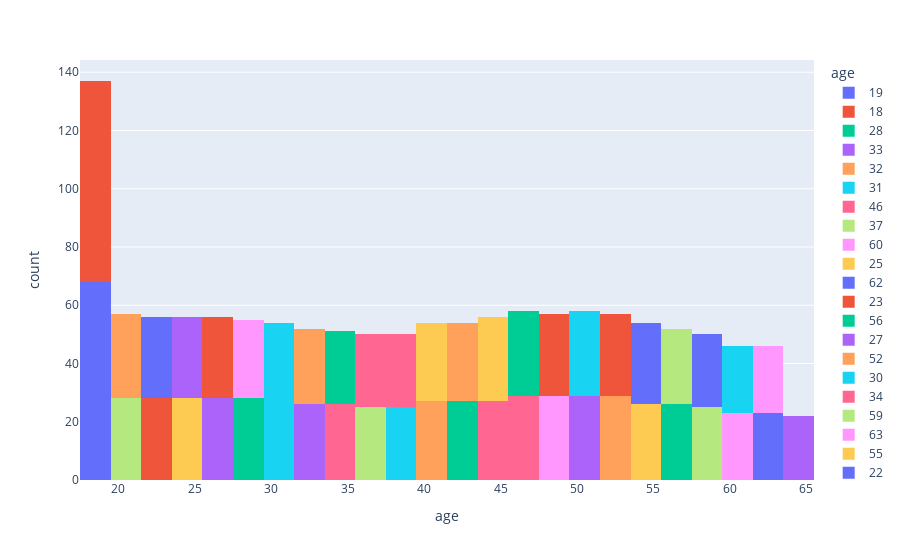

The notebook cell this image was saved under:
### Markdown cell above
answer:
1. number of young people 18-19 years are the highest among other age groups.
2. most of insured people are not smoking
3. number of males and famales are almost  the same!
4.

### Code cell
fig= px.histogram(df,x='age', color='age')
fig.show()

### Figure 1 — Plotly figure (JSON) as saved in the notebook; plotly's stock layout.template omitted (floating-point values rounded to 4 significant figures)
{"data": [{"alignmentgroup": "True", "bingroup": "x", "hovertemplate": "age=%{x}<br>count=%{y}<extra></extra>", "legendgroup": "19", "marker": {"color": "#636efa", "pattern": {"shape": ""}}, "name": "19", "offsetgroup": "19", "orientation": "v", "showlegend": true, "type": "histogram", "x": [19, 19, 19, 19, 19, 19, 19, 19, 19, 19, 19, 19, 19, 19, 19, 19, 19, 19, 19, 19, 19, 19, 19, 19, 19, 19, 19, 19, 19, 19, 19, 19, 19, 19, 19, 19, 19, 19, 19, 19, 19, 19, 19, 19, 19, 19, 19, 19, 19, 19, 19, 19, 19, 19, 19, 19, 19, 19, 19, 19, 19, 19, 19, 19, 19, 19, 19, 19], "xaxis": "x", "yaxis": "y"}, {"alignmentgroup": "True", "bingroup": "x", "hovertemplate": "age=%{x}<br>count=%{y}<extra></extra>", "legendgroup": "18", "marker": {"color": "#EF553B", "pattern": {"shape": ""}}, "name": "18", "offsetgroup": "18", "orientation": "v", "showlegend": true, "type": "histogram", "x": [18, 18, 18, 18, 18, 18, 18, 18, 18, 18, 18, 18, 18, 18, 18, 18, 18, 18, 18, 18, 18, 18, 18, 18, 18, 18, 18, 18, 18, 18, 18, 18, 18, 18, 18, 18, 18, 18, 18, 18, 18, 18, 18, 18, 18, 18, 18, 18, 18, 18, 18, 18, 18, 18, 18, 18, 18, 18, 18, 18, 18, 18, 18, 18, 18, 18, 18, 18, 18], "xaxis": "x", "yaxis": "y"}, {"alignmentgroup": "True", "bingroup": "x", "hovertemplate": "age=%{x}<br>count=%{y}<extra></extra>", "legendgroup": "28", "marker": {"color": "#00cc96", "pattern": {"shape": ""}}, "name": "28", "offsetgroup": "28", "orientation": "v", "showlegend": true, "type": "histogram", "x": [28, 28, 28, 28, 28, 28, 28, 28, 28, 28, 28, 28, 28, 28, 28, 28, 28, 28, 28, 28, 28, 28, 28, 28, 28, 28, 28, 28], "xaxis": "x", "yaxis": "y"}, {"alignmentgroup": "True", "bingroup": "x", "hovertemplate": "age=%{x}<br>count=%{y}<extra></extra>", "legendgroup": "33", "marker": {"color": "#ab63fa", "pattern": {"shape": ""}}, "name": "33", "offsetgroup": "33", "orientation": "v", "showlegend": true, "type": "histogram", "x": [33, 33, 33, 33, 33, 33, 33, 33, 33, 33, 33, 33, 33, 33, 33, 33, 33, 33, 33, 33, 33, 33, 33, 33, 33, 33], "xaxis": "x", "yaxis": "y"}, {"alignmentgroup": "True", "bingroup": "x", "hovertemplate": "age=%{x}<br>count=%{y}<extra></extra>", "legendgroup": "32", "marker": {"color": "#FFA15A", "pattern": {"shape": ""}}, "name": "32", "offsetgroup": "32", "orientation": "v", "showlegend": true, "type": "histogram", "x": [32, 32, 32, 32, 32, 32, 32, 32, 32, 32, 32, 32, 32, 32, 32, 32, 32, 32, 32, 32, 32, 32, 32, 32, 32, 32], "xaxis": "x", "yaxis": "y"}, {"alignmentgroup": "True", "bingroup": "x", "hovertemplate": "age=%{x}<br>count=%{y}<extra></extra>", "legendgroup": "31", "marker": {"color": "#19d3f3", "pattern": {"shape": ""}}, "name": "31", "offsetgroup": "31", "orientation": "v", "showlegend": true, "type": "histogram", "x": [31, 31, 31, 31, 31, 31, 31, 31, 31, 31, 31, 31, 31, 31, 31, 31, 31, 31, 31, 31, 31, 31, 31, 31, 31, 31, 31], "xaxis": "x", "yaxis": "y"}, {"alignmentgroup": "True", "bingroup": "x", "hovertemplate": "age=%{x}<br>count=%{y}<extra></extra>", "legendgroup": "46", "marker": {"color": "#FF6692", "pattern": {"shape": ""}}, "name": "46", "offsetgroup": "46", "orientation": "v", "showlegend": true, "type": "histogram", "x": [46, 46, 46, 46, 46, 46, 46, 46, 46, 46, 46, 46, 46, 46, 46, 46, 46, 46, 46, 46, 46, 46, 46, 46, 46, 46, 46, 46, 46], "xaxis": "x", "yaxis": "y"}, {"alignmentgroup": "True", "bingroup": "x", "hovertemplate": "age=%{x}<br>count=%{y}<extra></extra>", "legendgroup": "37", "marker": {"color": "#B6E880", "pattern": {"shape": ""}}, "name": "37", "offsetgroup": "37", "orientation": "v", "showlegend": true, "type": "histogram", "x": [37, 37, 37, 37, 37, 37, 37, 37, 37, 37, 37, 37, 37, 37, 37, 37, 37, 37, 37, 37, 37, 37, 37, 37, 37], "xaxis": "x", "yaxis": "y"}, {"alignmentgroup": "True", "bingroup": "x", "hovertemplate": "age=%{x}<br>count=%{y}<extra></extra>", "legendgroup": "60", "marker": {"color": "#FF97FF", "pattern": {"shape": ""}}, "name": "60", "offsetgroup": "60", "orientation": "v", "showlegend": true, "type": "histogram", "x": [60, 60, 60, 60, 60, 60, 60, 60, 60, 60, 60, 60, 60, 60, 60, 60, 60, 60, 60, 60, 60, 60, 60], "xaxis": "x", "yaxis": "y"}, {"alignmentgroup": "True", "bingroup": "x", "hovertemplate": "age=%{x}<br>count=%{y}<extra></extra>", "legendgroup": "25", "marker": {"color": "#FECB52", "pattern": {"shape": ""}}, "name": "25", "offsetgroup": "25", "orientation": "v", "showlegend": true, "type": "histogram", "x": [25, 25, 25, 25, 25, 25, 25, 25, 25, 25, 25, 25, 25, 25, 25, 25, 25, 25, 25, 25, 25, 25, 25, 25, 25, 25, 25, 25], "xaxis": "x", "yaxis": "y"}, {"alignmentgroup": "True", "bingroup": "x", "hovertemplate": "age=%{x}<br>count=%{y}<extra></extra>", "legendgroup": "62", "marker": {"color": "#636efa", "pattern": {"shape": ""}}, "name": "62", "offsetgroup": "62", "orientation": "v", "showlegend": true, "type": "histogram", "x": [62, 62, 62, 62, 62, 62, 62, 62, 62, 62, 62, 62, 62, 62, 62, 62, 62, 62, 62, 62, 62, 62, 62], "xaxis": "x", "yaxis": "y"}, {"alignmentgroup": "True", "bingroup": "x", "hovertemplate": "age=%{x}<br>count=%{y}<extra></extra>", "legendgroup": "23", "marker": {"color": "#EF553B", "pattern": {"shape": ""}}, "name": "23", "offsetgroup": "23", "orientation": "v", "showlegend": true, "type": "histogram", "x": [23, 23, 23, 23, 23, 23, 23, 23, 23, 23, 23, 23, 23, 23, 23, 23, 23, 23, 23, 23, 23, 23, 23, 23, 23, 23, 23, 23], "xaxis": "x", "yaxis": "y"}, {"alignmentgroup": "True", "bingroup": "x", "hovertemplate": "age=%{x}<br>count=%{y}<extra></extra>", "legendgroup": "56", "marker": {"color": "#00cc96", "pattern": {"shape": ""}}, "name": "56", "offsetgroup": "56", "orientation": "v", "showlegend": true, "type": "histogram", "x": [56, 56, 56, 56, 56, 56, 56, 56, 56, 56, 56, 56, 56, 56, 56, 56, 56, 56, 56, 56, 56, 56, 56, 56, 56, 56], "xaxis": "x", "yaxis": "y"}, {"alignmentgroup": "True", "bingroup": "x", "hovertemplate": "age=%{x}<br>count=%{y}<extra></extra>", "legendgroup": "27", "marker": {"color": "#ab63fa", "pattern": {"shape": ""}}, "name": "27", "offsetgroup": "27", "orientation": "v", "showlegend": true, "type": "histogram", "x": [27, 27, 27, 27, 27, 27, 27, 27, 27, 27, 27, 27, 27, 27, 27, 27, 27, 27, 27, 27, 27, 27, 27, 27, 27, 27, 27, 27], "xaxis": "x", "yaxis": "y"}, {"alignmentgroup": "True", "bingroup": "x", "hovertemplate": "age=%{x}<br>count=%{y}<extra></extra>", "legendgroup": "52", "marker": {"color": "#FFA15A", "pattern": {"shape": ""}}, "name": "52", "offsetgroup": "52", "orientation": "v", "showlegend": true, "type": "histogram", "x": [52, 52, 52, 52, 52, 52, 52, 52, 52, 52, 52, 52, 52, 52, 52, 52, 52, 52, 52, 52, 52, 52, 52, 52, 52, 52, 52, 52, 52], "xaxis": "x", "yaxis": "y"}, {"alignmentgroup": "True", "bingroup": "x", "hovertemplate": "age=%{x}<br>count=%{y}<extra></extra>", "legendgroup": "30", "marker": {"color": "#19d3f3", "pattern": {"shape": ""}}, "name": "30", "offsetgroup": "30", "orientation": "v", "showlegend": true, "type": "histogram", "x": [30, 30, 30, 30, 30, 30, 30, 30, 30, 30, 30, 30, 30, 30, 30, 30, 30, 30, 30, 30, 30, 30, 30, 30, 30, 30, 30], "xaxis": "x", "yaxis": "y"}, {"alignmentgroup": "True", "bingroup": "x", "hovertemplate": "age=%{x}<br>count=%{y}<extra></extra>", "legendgroup": "34", "marker": {"color": "#FF6692", "pattern": {"shape": ""}}, "name": "34", "offsetgroup": "34", "orientation": "v", "showlegend": true, "type": "histogram", "x": [34, 34, 34, 34, 34, 34, 34, 34, 34, 34, 34, 34, 34, 34, 34, 34, 34, 34, 34, 34, 34, 34, 34, 34, 34, 34], "xaxis": "x", "yaxis": "y"}, {"alignmentgroup": "True", "bingroup": "x", "hovertemplate": "age=%{x}<br>count=%{y}<extra></extra>", "legendgroup": "59", "marker": {"color": "#B6E880", "pattern": {"shape": ""}}, "name": "59", "offsetgroup": "59", "orientation": "v", "showlegend": true, "type": "histogram", "x": [59, 59, 59, 59, 59, 59, 59, 59, 59, 59, 59, 59, 59, 59, 59, 59, 59, 59, 59, 59, 59, 59, 59, 59, 59], "xaxis": "x", "yaxis": "y"}, {"alignmentgroup": "True", "bingroup": "x", "hovertemplate": "age=%{x}<br>count=%{y}<extra></extra>", "legendgroup": "63", "marker": {"color": "#FF97FF", "pattern": {"shape": ""}}, "name": "63", "offsetgroup": "63", "orientation": "v", "showlegend": true, "type": "histogram", "x": [63, 63, 63, 63, 63, 63, 63, 63, 63, 63, 63, 63, 63, 63, 63, 63, 63, 63, 63, 63, 63, 63, 63], "xaxis": "x", "yaxis": "y"}, {"alignmentgroup": "True", "bingroup": "x", "hovertemplate": "age=%{x}<br>count=%{y}<extra></extra>", "legendgroup": "55", "marker": {"color": "#FECB52", "pattern": {"shape": ""}}, "name": "55", "offsetgroup": "55", "orientation": "v", "showlegend": true, "type": "histogram", "x": [55, 55, 55, 55, 55, 55, 55, 55, 55, 55, 55, 55, 55, 55, 55, 55, 55, 55, 55, 55, 55, 55, 55, 55, 55, 55], "xaxis": "x", "yaxis": "y"}, {"alignmentgroup": "True", "bingroup": "x", "hovertemplate": "age=%{x}<br>count=%{y}<extra></extra>", "legendgroup": "22", "marker": {"color": "#636efa", "pattern": {"shape": ""}}, "name": "22", "offsetgroup": "22", "orientation": "v", "showlegend": true, "type": "histogram", "x": [22, 22, 22, 22, 22, 22, 22, 22, 22, 22, 22, 22, 22, 22, 22, 22, 22, 22, 22, 22, 22, 22, 22, 22, 22, 22, 22, 22], "xaxis": "x", "yaxis": "y"}, {"alignmentgroup": "True", "bingroup": "x", "hovertemplate": "age=%{x}<br>count=%{y}<extra></extra>", "legendgroup": "26", "marker": {"color": "#EF553B", "pattern": {"shape": ""}}, "name": "26", "offsetgroup": "26", "orientation": "v", "showlegend": true, "type": "histogram", "x": [26, 26, 26, 26, 26, 26, 26, 26, 26, 26, 26, 26, 26, 26, 26, 26, 26, 26, 26, 26, 26, 26, 26, 26, 26, 26, 26, 26], "xaxis": "x", "yaxis": "y"}, {"alignmentgroup": "True", "bingroup": "x", "hovertemplate": "age=%{x}<br>count=%{y}<extra></extra>", "legendgroup": "35", "marker": {"color": "#00cc96", "pattern": {"shape": ""}}, "name": "35", "offsetgroup": "35", "orientation": "v", "showlegend": true, "type": "histogram", "x": [35, 35, 35, 35, 35, 35, 35, 35, 35, 35, 35, 35, 35, 35, 35, 35, 35, 35, 35, 35, 35, 35, 35, 35, 35], "xaxis": "x", "yaxis": "y"}, {"alignmentgroup": "True", "bingroup": "x", "hovertemplate": "age=%{x}<br>count=%{y}<extra></extra>", "legendgroup": "24", "marker": {"color": "#ab63fa", "pattern": {"shape": ""}}, "name": "24", "offsetgroup": "24", "orientation": "v", "showlegend": true, "type": "histogram", "x": [24, 24, 24, 24, 24, 24, 24, 24, 24, 24, 24, 24, 24, 24, 24, 24, 24, 24, 24, 24, 24, 24, 24, 24, 24, 24, 24, 24], "xaxis": "x", "yaxis": "y"}, {"alignmentgroup": "True", "bingroup": "x", "hovertemplate": "age=%{x}<br>count=%{y}<extra></extra>", "legendgroup": "41", "marker": {"color": "#FFA15A", "pattern": {"shape": ""}}, "name": "41", "offsetgroup": "41", "orientation": "v", "showlegend": true, "type": "histogram", "x": [41, 41, 41, 41, 41, 41, 41, 41, 41, 41, 41, 41, 41, 41, 41, 41, 41, 41, 41, 41, 41, 41, 41, 41, 41, 41, 41], "xaxis": "x", "yaxis": "y"}, {"alignmentgroup": "True", "bingroup": "x", "hovertemplate": "age=%{x}<br>count=%{y}<extra></extra>", "legendgroup": "38", "marker": {"color": "#19d3f3", "pattern": {"shape": ""}}, "name": "38", "offsetgroup": "38", "orientation": "v", "showlegend": true, "type": "histogram", "x": [38, 38, 38, 38, 38, 38, 38, 38, 38, 38, 38, 38, 38, 38, 38, 38, 38, 38, 38, 38, 38, 38, 38, 38, 38], "xaxis": "x", "yaxis": "y"}, {"alignmentgroup": "True", "bingroup": "x", "hovertemplate": "age=%{x}<br>count=%{y}<extra></extra>", "legendgroup": "36", "marker": {"color": "#FF6692", "pattern": {"shape": ""}}, "name": "36", "offsetgroup": "36", "orientation": "v", "showlegend": true, "type": "histogram", "x": [36, 36, 36, 36, 36, 36, 36, 36, 36, 36, 36, 36, 36, 36, 36, 36, 36, 36, 36, 36, 36, 36, 36, 36, 36], "xaxis": "x", "yaxis": "y"}, {"alignmentgroup": "True", "bingroup": "x", "hovertemplate": "age=%{x}<br>count=%{y}<extra></extra>", "legendgroup": "21", "marker": {"color": "#B6E880", "pattern": {"shape": ""}}, "name": "21", "offsetgroup": "21", "orientation": "v", "showlegend": true, "type": "histogram", "x": [21, 21, 21, 21, 21, 21, 21, 21, 21, 21, 21, 21, 21, 21, 21, 21, 21, 21, 21, 21, 21, 21, 21, 21, 21, 21, 21, 21], "xaxis": "x", "yaxis": "y"}, {"alignmentgroup": "True", "bingroup": "x", "hovertemplate": "age=%{x}<br>count=%{y}<extra></extra>", "legendgroup": "48", "marker": {"color": "#FF97FF", "pattern": {"shape": ""}}, "name": "48", "offsetgroup": "48", "orientation": "v", "showlegend": true, "type": "histogram", "x": [48, 48, 48, 48, 48, 48, 48, 48, 48, 48, 48, 48, 48, 48, 48, 48, 48, 48, 48, 48, 48, 48, 48, 48, 48, 48, 48, 48, 48], "xaxis": "x", "yaxis": "y"}, {"alignmentgroup": "True", "bingroup": "x", "hovertemplate": "age=%{x}<br>count=%{y}<extra></extra>", "legendgroup": "40", "marker": {"color": "#FECB52", "pattern": {"shape": ""}}, "name": "40", "offsetgroup": "40", "orientation": "v", "showlegend": true, "type": "histogram", "x": [40, 40, 40, 40, 40, 40, 40, 40, 40, 40, 40, 40, 40, 40, 40, 40, 40, 40, 40, 40, 40, 40, 40, 40, 40, 40, 40], "xaxis": "x", "yaxis": "y"}, {"alignmentgroup": "True", "bingroup": "x", "hovertemplate": "age=%{x}<br>count=%{y}<extra></extra>", "legendgroup": "58", "marker": {"color": "#636efa", "pattern": {"shape": ""}}, "name": "58", "offsetgroup": "58", "orientation": "v", "showlegend": true, "type": "histogram", "x": [58, 58, 58, 58, 58, 58, 58, 58, 58, 58, 58, 58, 58, 58, 58, 58, 58, 58, 58, 58, 58, 58, 58, 58, 58], "xaxis": "x", "yaxis": "y"}, {"alignmentgroup": "True", "bingroup": "x", "hovertemplate": "age=%{x}<br>count=%{y}<extra></extra>", "legendgroup": "53", "marker": {"color": "#EF553B", "pattern": {"shape": ""}}, "name": "53", "offsetgroup": "53", "orientation": "v", "showlegend": true, "type": "histogram", "x": [53, 53, 53, 53, 53, 53, 53, 53, 53, 53, 53, 53, 53, 53, 53, 53, 53, 53, 53, 53, 53, 53, 53, 53, 53, 53, 53, 53], "xaxis": "x", "yaxis": "y"}, {"alignmentgroup": "True", "bingroup": "x", "hovertemplate": "age=%{x}<br>count=%{y}<extra></extra>", "legendgroup": "43", "marker": {"color": "#00cc96", "pattern": {"shape": ""}}, "name": "43", "offsetgroup": "43", "orientation": "v", "showlegend": true, "type": "histogram", "x": [43, 43, 43, 43, 43, 43, 43, 43, 43, 43, 43, 43, 43, 43, 43, 43, 43, 43, 43, 43, 43, 43, 43, 43, 43, 43, 43], "xaxis": "x", "yaxis": "y"}, {"alignmentgroup": "True", "bingroup": "x", "hovertemplate": "age=%{x}<br>count=%{y}<extra></extra>", "legendgroup": "64", "marker": {"color": "#ab63fa", "pattern": {"shape": ""}}, "name": "64", "offsetgroup": "64", "orientation": "v", "showlegend": true, "type": "histogram", "x": [64, 64, 64, 64, 64, 64, 64, 64, 64, 64, 64, 64, 64, 64, 64, 64, 64, 64, 64, 64, 64, 64], "xaxis": "x", "yaxis": "y"}, {"alignmentgroup": "True", "bingroup": "x", "hovertemplate": "age=%{x}<br>count=%{y}<extra></extra>", "legendgroup": "20", "marker": {"color": "#FFA15A", "pattern": {"shape": ""}}, "name": "20", "offsetgroup": "20", "orientation": "v", "showlegend": true, "type": "histogram", "x": [20, 20, 20, 20, 20, 20, 20, 20, 20, 20, 20, 20, 20, 20, 20, 20, 20, 20, 20, 20, 20, 20, 20, 20, 20, 20, 20, 20, 20], "xaxis": "x", "yaxis": "y"}, {"alignmentgroup": "True", "bingroup": "x", "hovertemplate": "age=%{x}<br>count=%{y}<extra></extra>", "legendgroup": "61", "marker": {"color": "#19d3f3", "pattern": {"shape": ""}}, "name": "61", "offsetgroup": "61", "orientation": "v", "showlegend": true, "type": "histogram", "x": [61, 61, 61, 61, 61, 61, 61, 61, 61, 61, 61, 61, 61, 61, 61, 61, 61, 61, 61, 61, 61, 61, 61], "xaxis": "x", "yaxis": "y"}, {"alignmentgroup": "True", "bingroup": "x", "hovertemplate": "age=%{x}<br>count=%{y}<extra></extra>", "legendgroup": "44", "marker": {"color": "#FF6692", "pattern": {"shape": ""}}, "name": "44", "offsetgroup": "44", "orientation": "v", "showlegend": true, "type": "histogram", "x": [44, 44, 44, 44, 44, 44, 44, 44, 44, 44, 44, 44, 44, 44, 44, 44, 44, 44, 44, 44, 44, 44, 44, 44, 44, 44, 44], "xaxis": "x", "yaxis": "y"}, {"alignmentgroup": "True", "bingroup": "x", "hovertemplate": "age=%{x}<br>count=%{y}<extra></extra>", "legendgroup": "57", "marker": {"color": "#B6E880", "pattern": {"shape": ""}}, "name": "57", "offsetgroup": "57", "orientation": "v", "showlegend": true, "type": "histogram", "x": [57, 57, 57, 57, 57, 57, 57, 57, 57, 57, 57, 57, 57, 57, 57, 57, 57, 57, 57, 57, 57, 57, 57, 57, 57, 57], "xaxis": "x", "yaxis": "y"}, {"alignmentgroup": "True", "bingroup": "x", "hovertemplate": "age=%{x}<br>count=%{y}<extra></extra>", "legendgroup": "29", "marker": {"color": "#FF97FF", "pattern": {"shape": ""}}, "name": "29", "offsetgroup": "29", "orientation": "v", "showlegend": true, "type": "histogram", "x": [29, 29, 29, 29, 29, 29, 29, 29, 29, 29, 29, 29, 29, 29, 29, 29, 29, 29, 29, 29, 29, 29, 29, 29, 29, 29, 29], "xaxis": "x", "yaxis": "y"}, {"alignmentgroup": "True", "bingroup": "x", "hovertemplate": "age=%{x}<br>count=%{y}<extra></extra>", "legendgroup": "45", "marker": {"color": "#FECB52", "pattern": {"shape": ""}}, "name": "45", "offsetgroup": "45", "orientation": "v", "showlegend": true, "type": "histogram", "x": [45, 45, 45, 45, 45, 45, 45, 45, 45, 45, 45, 45, 45, 45, 45, 45, 45, 45, 45, 45, 45, 45, 45, 45, 45, 45, 45, 45, 45], "xaxis": "x", "yaxis": "y"}, {"alignmentgroup": "True", "bingroup": "x", "hovertemplate": "age=%{x}<br>count=%{y}<extra></extra>", "legendgroup": "54", "marker": {"color": "#636efa", "pattern": {"shape": ""}}, "name": "54", "offsetgroup": "54", "orientation": "v", "showlegend": true, "type": "histogram", "x": [54, 54, 54, 54, 54, 54, 54, 54, 54, 54, 54, 54, 54, 54, 54, 54, 54, 54, 54, 54, 54, 54, 54, 54, 54, 54, 54, 54], "xaxis": "x", "yaxis": "y"}, {"alignmentgroup": "True", "bingroup": "x", "hovertemplate": "age=%{x}<br>count=%{y}<extra></extra>", "legendgroup": "49", "marker": {"color": "#EF553B", "pattern": {"shape": ""}}, "name": "49", "offsetgroup": "49", "orientation": "v", "showlegend": true, "type": "histogram", "x": [49, 49, 49, 49, 49, 49, 49, 49, 49, 49, 49, 49, 49, 49, 49, 49, 49, 49, 49, 49, 49, 49, 49, 49, 49, 49, 49, 49], "xaxis": "x", "yaxis": "y"}, {"alignmentgroup": "True", "bingroup": "x", "hovertemplate": "age=%{x}<br>count=%{y}<extra></extra>", "legendgroup": "47", "marker": {"color": "#00cc96", "pattern": {"shape": ""}}, "name": "47", "offsetgroup": "47", "orientation": "v", "showlegend": true, "type": "histogram", "x": [47, 47, 47, 47, 47, 47, 47, 47, 47, 47, 47, 47, 47, 47, 47, 47, 47, 47, 47, 47, 47, 47, 47, 47, 47, 47, 47, 47, 47], "xaxis": "x", "yaxis": "y"}, {"alignmentgroup": "True", "bingroup": "x", "hovertemplate": "age=%{x}<br>count=%{y}<extra></extra>", "legendgroup": "51", "marker": {"color": "#ab63fa", "pattern": {"shape": ""}}, "name": "51", "offsetgroup": "51", "orientation": "v", "showlegend": true, "type": "histogram", "x": [51, 51, 51, 51, 51, 51, 51, 51, 51, 51, 51, 51, 51, 51, 51, 51, 51, 51, 51, 51, 51, 51, 51, 51, 51, 51, 51, 51, 51], "xaxis": "x", "yaxis": "y"}, {"alignmentgroup": "True", "bingroup": "x", "hovertemplate": "age=%{x}<br>count=%{y}<extra></extra>", "legendgroup": "42", "marker": {"color": "#FFA15A", "pattern": {"shape": ""}}, "name": "42", "offsetgroup": "42", "orientation": "v", "showlegend": true, "type": "histogram", "x": [42, 42, 42, 42, 42, 42, 42, 42, 42, 42, 42, 42, 42, 42, 42, 42, 42, 42, 42, 42, 42, 42, 42, 42, 42, 42, 42], "xaxis": "x", "yaxis": "y"}, {"alignmentgroup": "True", "bingroup": "x", "hovertemplate": "age=%{x}<br>count=%{y}<extra></extra>", "legendgroup": "50", "marker": {"color": "#19d3f3", "pattern": {"shape": ""}}, "name": "50", "offsetgroup": "50", "orientation": "v", "showlegend": true, "type": "histogram", "x": [50, 50, 50, 50, 50, 50, 50, 50, 50, 50, 50, 50, 50, 50, 50, 50, 50, 50, 50, 50, 50, 50, 50, 50, 50, 50, 50, 50, 50], "xaxis": "x", "yaxis": "y"}, {"alignmentgroup": "True", "bingroup": "x", "hovertemplate": "age=%{x}<br>count=%{y}<extra></extra>", "legendgroup": "39", "marker": {"color": "#FF6692", "pattern": {"shape": ""}}, "name": "39", "offsetgroup": "39", "orientation": "v", "showlegend": true, "type": "histogram", "x": [39, 39, 39, 39, 39, 39, 39, 39, 39, 39, 39, 39, 39, 39, 39, 39, 39, 39, 39, 39, 39, 39, 39, 39, 39], "xaxis": "x", "yaxis": "y"}], "layout": {"barmode": "relative", "legend": {"title": {"text": "age"}, "tracegroupgap": 0}, "margin": {"t": 60}, "xaxis": {"anchor": "y", "categoryarray": [19, 18, 28, 33, 32, 31, 46, 37, 60, 25, 62, 23, 56, 27, 52, 30, 34, 59, 63, 55, 22, 26, 35, 24, 41, 38, 36, 21, 48, 40, 58, 53, 43, 64, 20, 61, 44, 57, 29, 45, 54, 49, 47, 51, 42, 50, 39], "categoryorder": "array", "domain": [0, 1], "title": {"text": "age"}}, "yaxis": {"anchor": "x", "domain": [0, 1], "title": {"text": "count"}}}}
